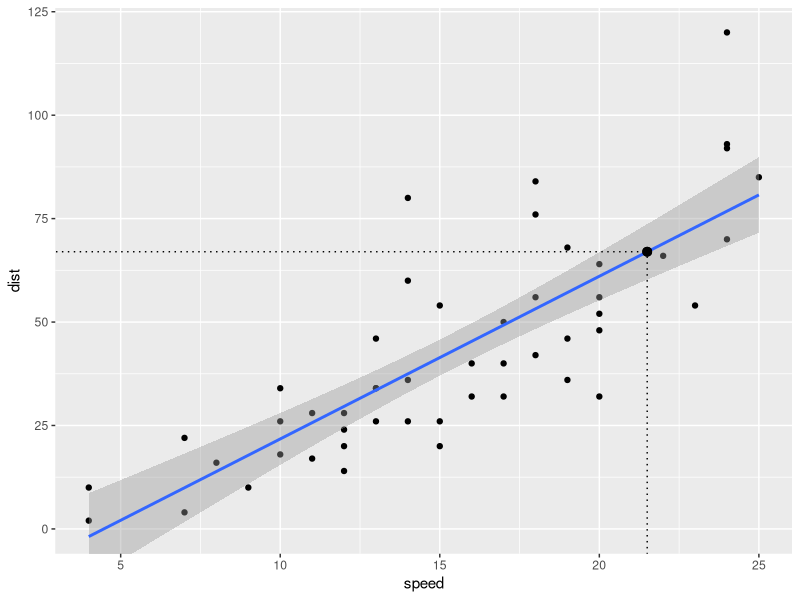
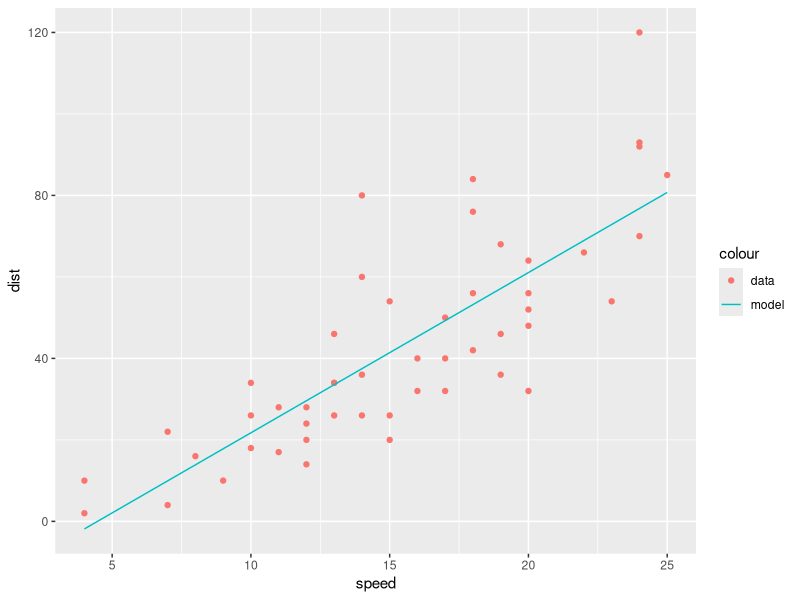

These figures' R source, in order:
## ---- chunk 1
library(tidyverse)

my_data <- cars
tmp <- data.frame(speed = 21.5, dist = 67)
my_data %>% ggplot(aes(x = speed, y = dist)) +
  coord_cartesian(xlim = c(4, 25), ylim = c(0, 120)) +
  geom_point() +
  stat_smooth(formula = y ~ x, method = "lm") +
  geom_pointrange(data = tmp, aes(ymin = -9, ymax = dist),  linetype = "dotted") +
  geom_pointrange(data = tmp, aes(xmin =  0, xmax = speed), linetype = "dotted")
## ---- chunk 2
library(caret)
library(tidyverse)
my_data <- cars
## ---- chunk 3
my_model <- train(form = dist ~ speed, # モデル式（出力変数と入力変数の関係）
                  data = my_data,      # データ
                  method = "lm")       # 手法
## ---- chunk 4
coef(my_model$finalModel)
#> (Intercept)       speed
#> -17.579095    3.932409
## ---- chunk 5
tmp <- data.frame(speed = 21.5)
my_model %>% predict(tmp)
#>        1
#> 66.96769
## ---- chunk 6
f <- function(x) { my_model %>% predict(data.frame(speed = x)) }
## ---- chunk 7
my_data %>%
  ggplot(aes(x = speed, y = dist,
             color = "data")) +
  geom_point() +
  stat_function(
    fun = f,
    mapping = aes(color = "model"))
